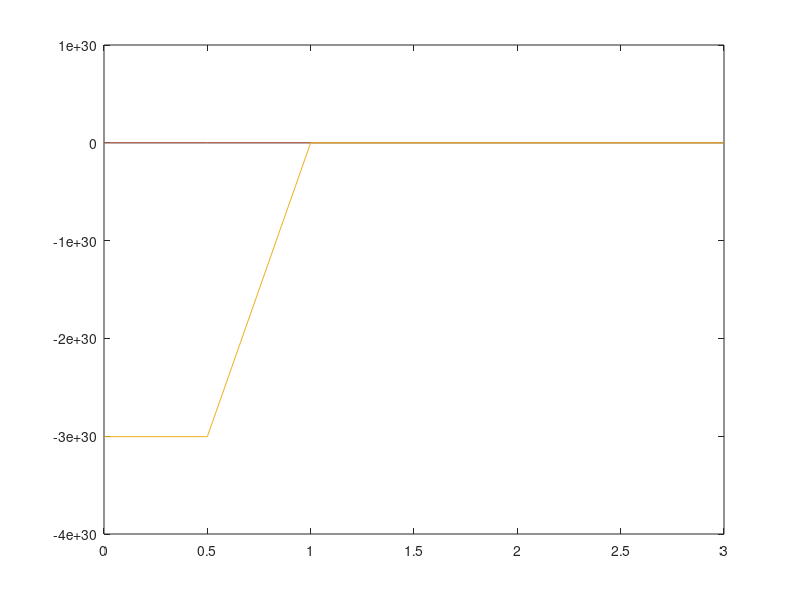

Recreate this plot in MATLAB.
global a;
global b;
global c;
global D;
global E;
global L;
global ne ;
global np;
global theta;
global deltat;
global startt;
global stopt;
global t;

a = 1.0;
b = -1.0;
c = 1.0;
D = 1.0;
E = 1.0;
L = 3.0;
ne = 6;
np = ne+1;
theta = 0.5;
deltat = 0.005;
startt = 0.0;
stopt = 1.0;

t = startt;

global x = zeros(np,1);

global K = zeros(np,np);
global C = zeros(np,np);

K1 = b*ne/L;
K2 = -2*b*ne/L;
C1 = a*L/(6*ne);
C2 = (2*a*L)/(3*ne);

x(1) = 0.0;
alpha(1) = 0.0;

K(1,1) = K2/2;
K(1,2) = K1;

C(1,1) = C2/2;
C(1,2) = C1;

for i = 2:np-1

  x(i) = (i-1)*L/ne;

  K(i,i-1) = K1;
  K(i,i) = K2;
  K(i,i+1) = K1;

  C(i,i-1) = C1;
  C(i,i) = C2;
  C(i,i+1) = C1;
    
endfor

x(np) = L;

K(np,np-1) = K1;
K(np,np) = K2/2;

C(np,np-1) = C1;
C(np,np) = C2/2;

#function [ analu, analv ] = analytic( time )
#
#  global a;
#  global b;
#  global c;
#  global D;
#  global E;
#  global x;
#
#  analu = (D+a*x)/(E+c*time);
#  analv = -c*(D+a*x)/((E+c*time)*(E+c*time));
#
#endfunction

function [ analu, analv ] = analytic( t )

  global a;
  global b;
  global c;
  global D;
  global E;
  global x;
  global np;

  analu = zeros(np,1);
  analv = zeros(np,1);

  for i=1:np
    analu(i) = a*D+2*b/(c*(x(i)-c*D*t+E));
    analv(i) = 2*b*c*D/(c*(x(i)-c*D*t+E)*(x(i)-c*D*t+E));
  endfor

endfunction

function [ err, normerr ] = error( z, analz )

  [ numrow, numcol ] = size( z );
  err = zeros(numrow,1);
  sum = 0.0;
  for i = 1:numrow
    if( abs(analz(i)) > 0.00000001 )
      err(i) = 100.0*(z(i)-analz(i))/analz(i);
    else
      err(i) = 0.0;
    endif
    sum = sum + err(i)*err(i);
  endfor
  normerr = sqrt(sum);

endfunction

function y = g ( z )

   global c;
   global np;

   y = zeros(np,1);
  
   y(1)=c/6.0*(z(2)*z(2)+z(1)*z(2)-2*z(1)*z(1));

   for i = 2:np-1

     y(i)= c/6.0*(2*z(i+1)*z(i+1)+z(i-1)*z(i)-z(i)*z(i+1)-2*z(i-1)*z(i-1));

   endfor
   
   y(np) = c/6.0*(2*z(np)*z(np)-z(np-1)*z(np)-z(np-1)*z(np-1));

endfunction 

function J = delgdelu ( z )

   global c;
   global np;

   J = zeros(np,np);
   
   J(1,1) = c/6.0*(z(2)-4*z(1));
   J(1,2) = c/6.0*(2*z(2)+z(1));

   for i = 2:np-1

     J(i,i-1) = c/6.0*(-z(i)-2*z(i-1));
     J(i,i) = c/6.0*(z(i+1)-z(i-1));
     J(i,i+1) = c/6.0*(2*z(i+1)+z(i));

   endfor

   J(np,np-1) = c/6.0*(-z(np)-2*z(np-1));
   J(np,np) = c/6.0*(4*z(np)-z(np-1));

endfunction

function y = newg ( myalpha )
  
   global predictedu;
   global deltat;

   newu = predictedu + deltat*myalpha;

   y = g( newu );

endfunction 

function r = residual ( myalpha )

   global A;
   global prevg;
   global beta;
   global theta;

   r = A*myalpha + theta*newg( myalpha ) + (1-theta)*prevg + beta;
	 
endfunction

function jacnewg = delnewgdelu ( alpha )

   global predictedu;
   global deltat;

   newu = predictedu + deltat*alpha;

   jacnewg = delgdelu ( newu );

endfunction

function J = Jacobian ( myalpha )

   global A;
   global theta;
   global deltat;

   J = A + theta*deltat*delnewgdelu ( myalpha );

endfunction

function [ reducedr, reducedJacobian ] = reducedfunction ( reducedalpha )

   global alpha;
   global np;

   myalpha = zeros(np,1); 
  
   myalpha(1) = alpha(1);
   myalpha(2:np-1) = reducedalpha(1:np-2);
   myalpha(np) = alpha(np);

   r = residual( myalpha );

   reducedr = r(2:np-1);

   if(nargout > 1)

      J = Jacobian( myalpha );

      reducedJ = J(2:np-1,2:np-1);

   endif

endfunction

global A = zeros(np,np);
global u = zeros(np,1);
global v = zeros(np,1);
global analyticu = zeros(np,1);
global analyticv = zeros(np,1);
global meanpredictedu = zeros(np,1);
global predictedu = zeros(np,1);
global prevu = zeros(np,1);
global currentg = zeros(np,1);
global analyticg = zeros(np,1);
global prevg = zeros(np,1);
global alpha = zeros(np,1);
global reducedalpha = zeros(np-2,1);
global beta = zeros(np,1);
global resid = zeros(np,1);
global psi = zeros(np,1);
global analyticresid = zeros(np,1);
global uerr = zeros(np,1);
global uerrnorm = 0.0;

A = C + theta*deltat*K;

#cond(A)

[ u, analyticv ] = analytic( t );

currentg = g( u );

while t < stopt

  t = t + deltat

  [ analyticu, analyticv ] = analytic( t )

  prevu = u

  prevg = currentg

  meanpredictedu = u

  predictedu = u

  alpha = ( analyticu - predictedu )/deltat

  beta = K*meanpredictedu;

  startalpha = zeros(np-2,1);
  
  #startalpha = analyticv(2:np-1);

  [ reducedalpha, fval, info ] = fsolve( @reducedfunction, startalpha );

  alpha(2:np-1) = reducedalpha

  u = predictedu + deltat*alpha

  v = (u - prevu)/deltat;

  currentg = g( u );

  analyticg = g( analyticu );

  #A*alpha

  #beta

  psi = A*alpha + theta*currentg + (1-theta)*prevg + beta;

  resid = C*v + K*u + currentg;

  analyticresid =  C*analyticv + K*analyticu + analyticg;

  [ uerr, unormerr ] = error( u, analyticu )

  unormerr
  
  plot(x, u, x, analyticu,x,resid)
  
  pause(0.05)

  #quit

endwhile
